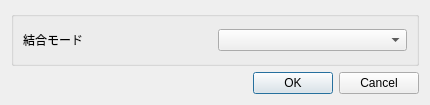
<?xml version="1.0" encoding="UTF-8"?>
<ui version="4.0">
 <class>merge_settings</class>
 <widget class="QDialog" name="merge_settings">
  <property name="geometry">
   <rect>
    <x>0</x>
    <y>0</y>
    <width>430</width>
    <height>105</height>
   </rect>
  </property>
  <property name="windowTitle">
   <string>Dialog</string>
  </property>
  <layout class="QGridLayout" name="gridLayout">
   <item row="0" column="0">
    <widget class="QGroupBox" name="groupBox">
     <property name="title">
      <string/>
     </property>
     <layout class="QGridLayout" name="gridLayout_2">
      <item row="0" column="0">
       <widget class="QLabel" name="label">
        <property name="text">
         <string>結合モード</string>
        </property>
       </widget>
      </item>
      <item row="0" column="1">
       <widget class="QComboBox" name="comboBox"/>
      </item>
     </layout>
    </widget>
   </item>
   <item row="1" column="0">
    <widget class="QDialogButtonBox" name="buttonBox">
     <property name="orientation">
      <enum>Qt::Orientation::Horizontal</enum>
     </property>
     <property name="standardButtons">
      <set>QDialogButtonBox::StandardButton::Cancel|QDialogButtonBox::StandardButton::Ok</set>
     </property>
    </widget>
   </item>
  </layout>
 </widget>
 <resources/>
 <connections>
  <connection>
   <sender>buttonBox</sender>
   <signal>accepted()</signal>
   <receiver>merge_settings</receiver>
   <slot>accept()</slot>
   <hints>
    <hint type="sourcelabel">
     <x>248</x>
     <y>82</y>
    </hint>
    <hint type="destinationlabel">
     <x>157</x>
     <y>104</y>
    </hint>
   </hints>
  </connection>
  <connection>
   <sender>buttonBox</sender>
   <signal>rejected()</signal>
   <receiver>merge_settings</receiver>
   <slot>reject()</slot>
   <hints>
    <hint type="sourcelabel">
     <x>316</x>
     <y>82</y>
    </hint>
    <hint type="destinationlabel">
     <x>286</x>
     <y>104</y>
    </hint>
   </hints>
  </connection>
 </connections>
</ui>
